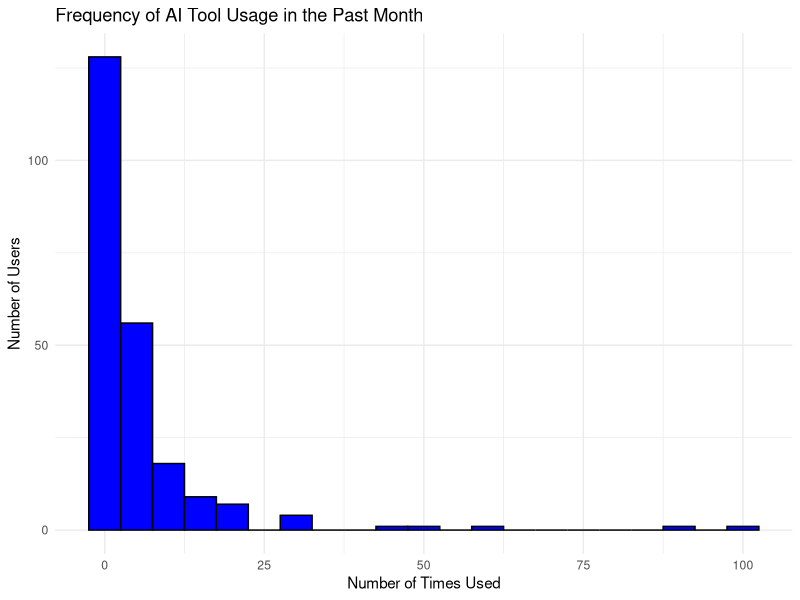
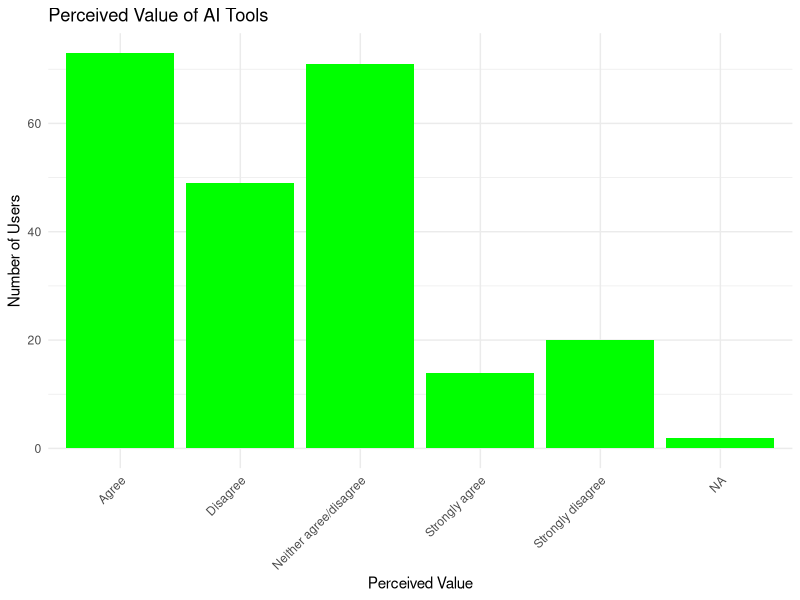
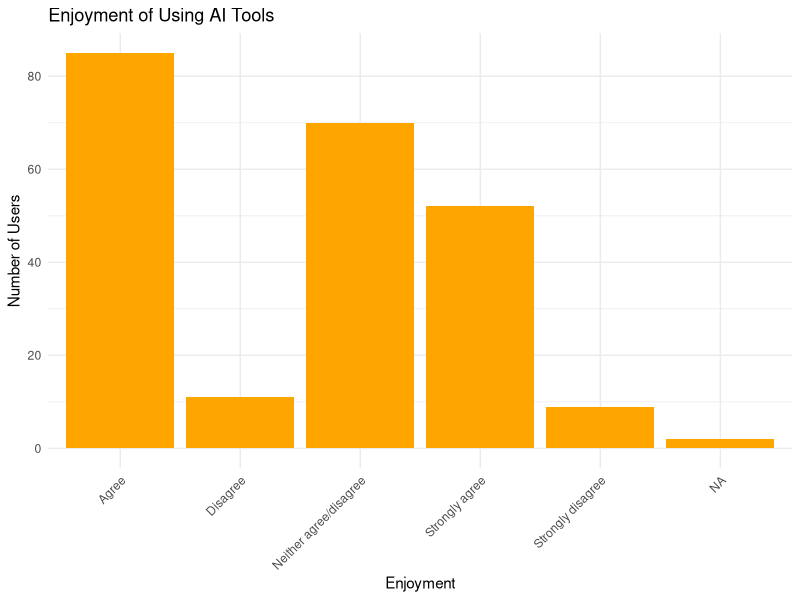
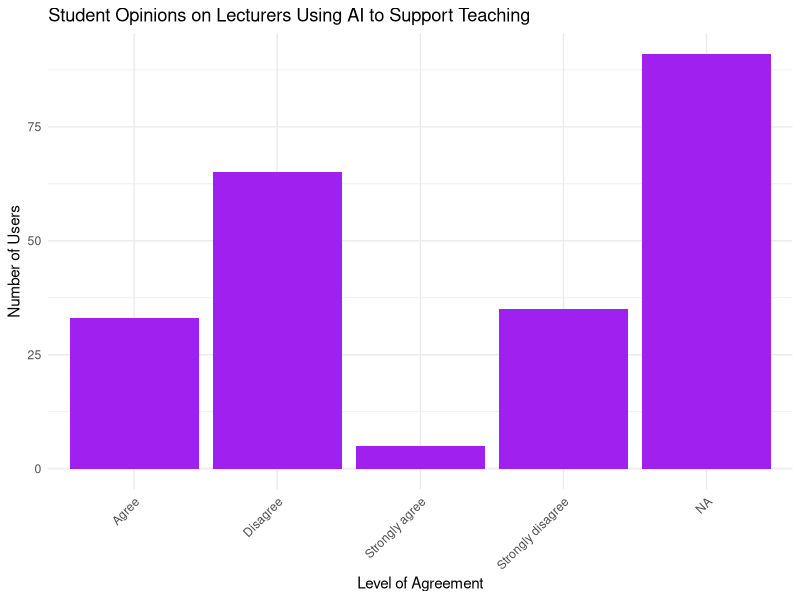

Source code (R) for these figures, in order:
library(readr)
library(here)
library(dplyr)
library(ggplot2)
data <- read_csv(here("data", "cleaned_sentiments.csv"))

# Ensure the AI tool columns are numeric
ai_tool_columns <- c("ChatGPT", "Dalle", "ChatSonic", "Claude", "Bard.AI", "LaMDA", "Jasper.chat", "Socratic", "Bing.AI", "Other")
data[ai_tool_columns] <- lapply(data[ai_tool_columns], as.numeric)

# Count the number of individuals who have used AI systems, excluding NA values
ai_users <- sum(data$UsedAIPreviously == "Yes", na.rm = TRUE)
cat("Number of individuals who have used AI systems:", ai_users, "\n")

# Calculate the usage of specific AI tools using colSums
ai_tools <- colSums(data[, ai_tool_columns], na.rm = TRUE)

# Print the usage of specific AI tools
print(ai_tools)


# Summary statistics for frequency of AI tool usage in the past month
frequency_summary <- summary(data$HowManyTimesUsedLastMonth)

# Print the summary statistics
cat("Summary of Frequency of AI Tool Usage in the Past Month:\n")
print(frequency_summary)

# Plot the frequency distribution
ggplot(data, aes(x = HowManyTimesUsedLastMonth)) +
  geom_histogram(binwidth = 5, fill = "blue", color = "black") +
  labs(title = "Frequency of AI Tool Usage in the Past Month",
       x = "Number of Times Used",
       y = "Number of Users") +
  theme_minimal()





# Summarize user perception of AI tools
benefit_summary <- table(data$AIIsValuableToMe)
enjoyment_summary <- table(data$AIEnjoyableToUse)

# Print the summaries
cat("User Perception of AI Tools (Beneficial):\n")
print(benefit_summary)

cat("\nUser Perception of AI Tools (Enjoyable):\n")
print(enjoyment_summary)

# Plot user perception of AI tools (Beneficial)
ggplot(data, aes(x = AIIsValuableToMe)) +
  geom_bar(fill = "green") +
  labs(title = "Perceived Value of AI Tools",
       x = "Perceived Value",
       y = "Number of Users") +
  theme_minimal() +
  theme(axis.text.x = element_text(angle = 45, hjust = 1))

# Plot user perception of AI tools (Enjoyable)
ggplot(data, aes(x = AIEnjoyableToUse)) +
  geom_bar(fill = "orange") +
  labs(title = "Enjoyment of Using AI Tools",
       x = "Enjoyment",
       y = "Number of Users") +
  theme_minimal() +
  theme(axis.text.x = element_text(angle = 45, hjust = 1))






# Summarize institutional support for AI usage
support_summary <- table(data$LecturersUseAISupportTeaching)

# Print the summary
cat("Institutional Support for AI Usage:\n")
print(support_summary)

# Plot institutional support
ggplot(data, aes(x = LecturersUseAISupportTeaching)) +
  geom_bar(fill = "purple") +
  labs(title = "Student Opinions on Lecturers Using AI to Support Teaching",
       x = "Level of Agreement",
       y = "Number of Users") +
  theme_minimal() +
  theme(axis.text.x = element_text(angle = 45, hjust = 1))
